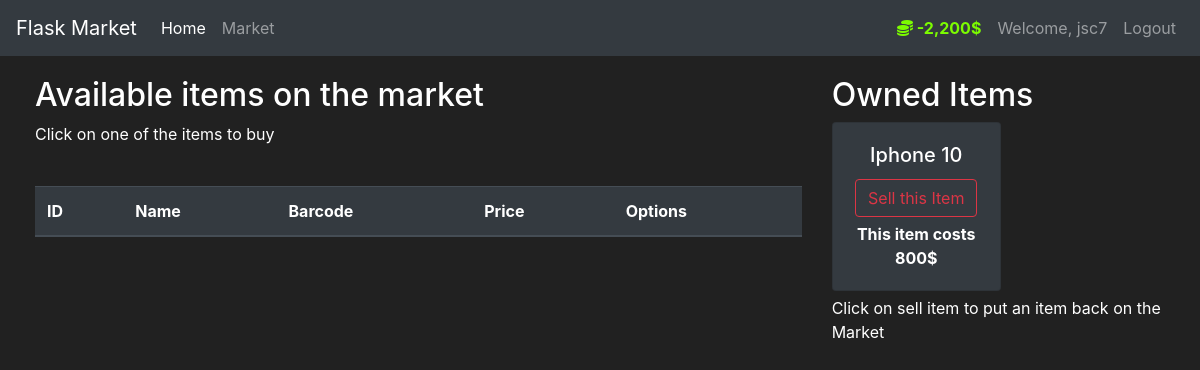
Before: /market (signed in) with the older database file.
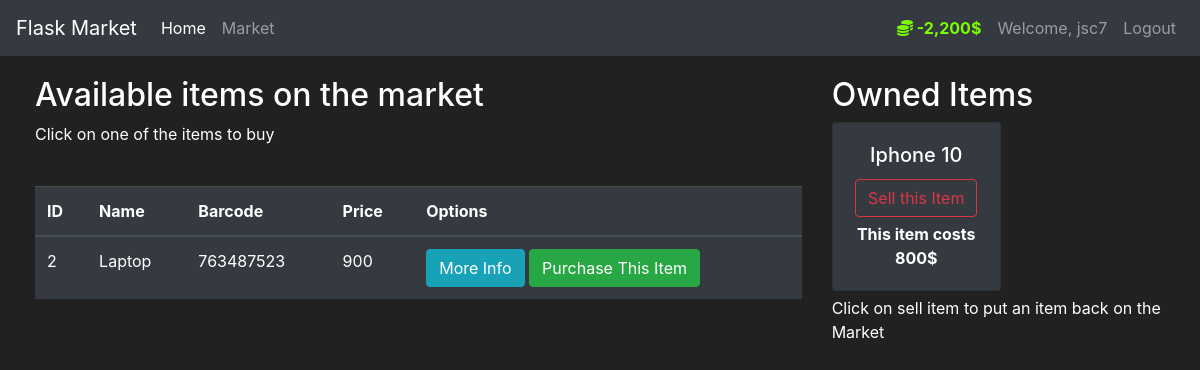
After: the same page with the newer database file.
### market/models.py (models this page shows, shortened)
class Item(db.Model):
    id = db.Column(db.Integer(), primary_key=True)
    name = db.Column(db.String(length=30), nullable=False, unique=True)
    price = db.Column(db.Integer(), nullable=False)
    barcode = db.Column(db.String(length=12), nullable=False, unique=True)
    description = db.Column(db.String(length=1024), nullable=False, unique=True)
    owner = db.Column(db.Integer(), db.ForeignKey("user.id"))

### market/routes.py (the view, shortened to what this page needs)
@app.route("/market", methods=["GET", "POST"])
@login_required
def market_page():
    purchase_form = PurchaseItemForm()
    selling_form = SellItemForm()
    if request.method == "GET":
        items = Item.query.filter_by(owner=None)
        owned_items = Item.query.filter_by(owner=current_user.id)
        return render_template("market.html", items=items, purchase_form=purchase_form, owned_items=owned_items, selling_form=selling_form)

### market/models.py (called while the page is built)
@login_manager.user_loader
def load_user(user_id):
    return User.query.get(int(user_id))

    @property
    def prettier_budget(self):
        if len(str(self.budget)) >= 4:
            return f"{str(self.budget)[:-3]},{str(self.budget)[-3:]}$"
        else:
            return f"{self.budget}$"
        return

### market/templates/market.html (shortened to what this page needs)
{% extends "base.html" %}
{% block content %}
<div class="row" style="margin-top:20px; margin-left: 20px;">
   <div class="col-8">
      <h2>Available items on the market</h2>
      <p>Click on one of the items to buy </p>
      <br>
      <table class="table table-hover table-dark">
         <thead>
            <tr>
               <th scope="col">ID</th>
               <th scope="col">Name</th>
               <th scope="col">Barcode</th>
               <th scope="col">Price</th>
               <th scope="col">Options</th>
            </tr>
         </thead>
         <tbody>
            {% for item in items %}
            <tr>
               <td>{{ item.id }}</td>
               <td>{{ item.name }}</td>
               <td>{{ item.barcode }}</td>
               <td>{{ item.price }}</td>
               <td>
                  <button class="btn btn-outline btn-info" data-toggle="modal" data-target="#Modal_MoreInfo-{{ item.id }}">More Info</button>
                  <button class="btn btn-outline btn-success" data-toggle="modal" data-target="#Modal_PurchaseConfirm-{{ item.id }}">Purchase This Item</button>
               </td>
            </tr>
            {% endfor %}
         </tbody>
      </table>
   </div>
   <div class="col-4">
      <h2>Owned Items</h2>
      <div class="row">
         {% for owned_item in owned_items %}
         <div class="col-md-6">
            <div style="margin-bottom: 5px" class="card text-center bg-dark">
               <div class="card-body">
                  <h5 class="card-title">{{ owned_item.name }}</h5>
                  <button type="button" class="btn btn-outline-danger" style="margin-bottom: 5px"
                     data-toggle="modal" data-target="#Modal-SellingConfirm-{{ owned_item.id }}">
                  Sell this Item
                  </button>
                  <p class="card-text"><strong>This item costs {{ owned_item.price }}$</strong></p>
               </div>
            </div>
         </div>
         {% endfor %}
      </div>
      <p>Click on sell item to put an item back on the Market</p>
   </div>
</div>
{% endblock %}

Changed rows visible on the page:
now on this page (row edited): Item: id "2", name "Laptop", barcode "763487523", price "900", shown under "Available items on the market"
